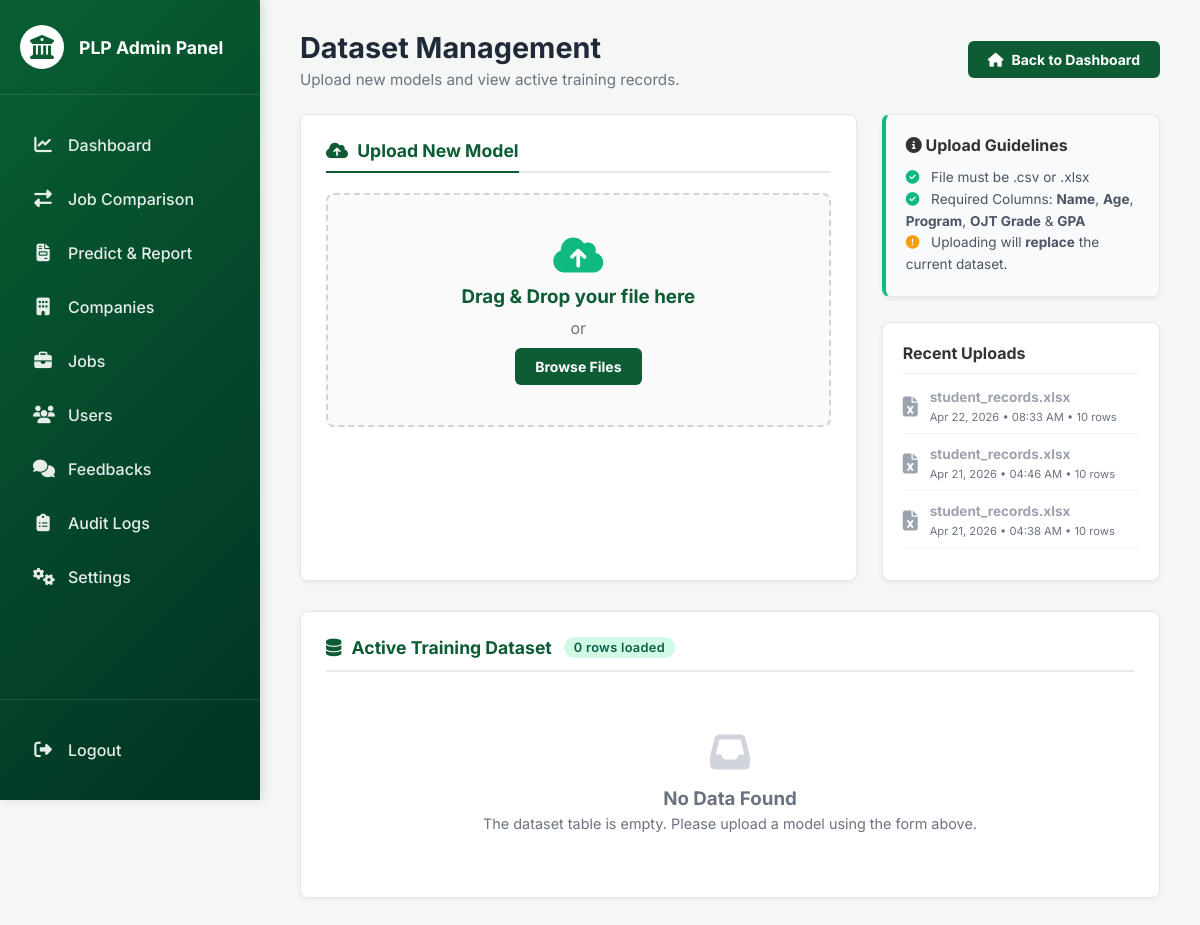
Page /admin/pages/view_dataset.php (signed in) on the committed database.
### tables this page shows
CREATE TABLE `upload_history` (
  `id` int(11) NOT NULL,
  `file_name` varchar(255) NOT NULL,
  `file_type` varchar(10) NOT NULL,
  `row_count` int(11) NOT NULL,
  `uploaded_at` datetime NOT NULL,
  `status` varchar(10) NOT NULL DEFAULT 'active'
);

### admin/pages/view_dataset.php (the view, shortened to what this page needs)
<?php
$host     = 'localhost';
$dbname   = 'plp_tracer';
$username = 'root';
$password = '';
$rows          = [];
$totalRows     = 0;
$recentUploads = [];
$errorMsg      = '';
try {
    $pdo = new PDO("mysql:host=$host;dbname=$dbname;charset=utf8mb4", $username, $password);
    $pdo->setAttribute(PDO::ATTR_ERRMODE, PDO::ERRMODE_EXCEPTION);
    try {
        $recentUploads = $pdo->query("SELECT * FROM upload_history ORDER BY uploaded_at DESC LIMIT 5")->fetchAll(PDO::FETCH_ASSOC);
    } catch (PDOException $e) {
    }
    $totalRows = $pdo->query("SELECT COUNT(*) FROM ai_training_dataset")->fetchColumn();
    $perPage     = 50;
    $currentPage = max(1, (int)($_GET['page'] ?? 1));
    $offset      = ($currentPage - 1) * $perPage;
    $stmt = $pdo->prepare("SELECT * FROM ai_training_dataset LIMIT :limit OFFSET :offset");
    $stmt->bindValue(':limit',  $perPage, PDO::PARAM_INT);
    $stmt->bindValue(':offset', $offset,  PDO::PARAM_INT);
    $stmt->execute();
    $rows = $stmt->fetchAll(PDO::FETCH_ASSOC);
} catch (PDOException $e) {
    $errorMsg = "Database Error: " . $e->getMessage();
}
?>
<!DOCTYPE html>
<html lang="en">
<head>
    <link rel="stylesheet" href="../../assets/css/admin-style.css?v=4">
    <link rel="stylesheet" href="https://cdnjs.cloudflare.com/ajax/libs/font-awesome/6.4.0/css/all.min.css">
</head>
<body>
    <?php include '../../includes/admin_sidebar.php'; ?>
    <main class="admin-main">
        <div class="page-title" style="display: flex; justify-content: space-between; align-items: center;">
            <div>
                <h1>Dataset Management</h1>
                <p>Upload new models and view active training records.</p>
            </div>
            <a href="dashboard.php" class="btn-upload" style="text-decoration: none; display: inline-flex; align-items: center;">
                <i class="fas fa-home" style="margin-right:8px;"></i> Back to Dashboard
            </a>
        </div>
        <div style="display:grid; grid-template-columns:2fr 1fr; gap:25px; margin-bottom: 30px;">
            <div class="admin-card" style="margin-bottom: 0;">
                <div style="border-bottom:2px solid #e5e7eb; padding-bottom:10px; margin-bottom:20px;">
                    <strong style="color:#0d5c34; border-bottom:2px solid #0d5c34; padding-bottom:10px; margin-bottom:-12px; font-size: 1.1rem;">
                        <i class="fas fa-cloud-upload-alt" style="margin-right:5px;"></i> Upload New Model
                    </strong>
                </div>
                <form action="../handlers/process_upload.php" method="POST" enctype="multipart/form-data" id="uploadForm">
                    <div class="drop-zone" id="dropZone">
                        <i class="fas fa-cloud-upload-alt"></i>
                        <h3 id="dropZoneText">Drag & Drop your file here</h3>
                        <p style="margin:10px 0; color:#6b7280;" id="dropZoneOr">or</p>
                        <button type="button" class="btn-upload" id="browseBtn" onclick="document.getElementById('fileInput').click();">Browse Files</button>
                    </div>
                </form>
            </div>
            <div>
                <div class="admin-card" style="background:#f8fafc; border-left:4px solid #10b981; padding: 20px;">
                    <h3 style="margin-bottom:12px; font-size:1rem;"><i class="fas fa-info-circle"></i> Upload Guidelines</h3>
                    <ul style="list-style:none; color:#4b5563; font-size:0.85rem; line-height:1.6;">
                        <li><i class="fas fa-check-circle" style="color:#10b981; margin-right:8px;"></i> File must be .csv or .xlsx</li>
                        <li><i class="fas fa-check-circle" style="color:#10b981; margin-right:8px;"></i> Required Columns: <strong>Name</strong>, <strong>Age</strong>, <strong>Program</strong>, <strong>OJT Grade</strong> & <strong>GPA</strong></li>
                        <li><i class="fas fa-exclamation-circle" style="color:#f59e0b; margin-right:8px;"></i> Uploading will <strong>replace</strong> the current dataset.</li>
                    </ul>
                </div>
                <div class="admin-card" style="padding: 20px; margin-bottom: 0;">
                    <h3 style="margin-bottom:15px; font-size:1rem; border-bottom: 1px solid #eee; padding-bottom: 10px;">Recent Uploads</h3>
                    <?php if (empty($recentUploads)): ?>
                        <p style="color:#9ca3af; font-size:0.85rem; text-align:center;">No uploads yet.</p>
                    <?php else: ?>
                        <?php foreach ($recentUploads as $upload):
                            $icon   = $upload['file_type'] === 'xlsx' ? 'fa-file-excel' : 'fa-file-csv';
                            $date   = date('M d, Y • h:i A', strtotime($upload['uploaded_at']));
                            $isActive = $upload['status'] === 'active';
                        ?>
                        <div style="display:flex; gap:12px; align-items:center; margin-bottom:12px; border-bottom:1px solid #f3f4f6; padding-bottom:8px;">
                            <i class="fas <?= $icon ?>" style="font-size:20px; color:<?= $isActive ? '#10b981' : '#9ca3af' ?>;"></i>
                            <div style="flex:1; overflow: hidden;">
                                <strong style="display:block; font-size:0.85rem; color:<?= $isActive ? '#111827' : '#9ca3af' ?>; white-space: nowrap; text-overflow: ellipsis; overflow: hidden;">
                                    <?= htmlspecialchars($upload['file_name']) ?>
                                </strong>
                                <span style="font-size:0.7rem; color:#6b7280;"><?= $date ?> &bull; <?= number_format($upload['row_count']) ?> rows</span>
                            </div>
                        </div>
                        <?php endforeach; ?>
                    <?php endif; ?>
                </div>
            </div>
        </div>
        <div class="admin-card">
            <div style="display:flex; justify-content:space-between; align-items:center; border-bottom:2px solid #e5e7eb; padding-bottom:12px; margin-bottom:20px; flex-wrap:wrap; gap:10px;">
                <div style="display:flex; align-items:center; gap:12px;">
                    <strong style="color:#0d5c34; font-size:1.1rem;"><i class="fas fa-database" style="margin-right:6px;"></i> Active Training Dataset</strong>
                    <span class="badge"><?= number_format($totalRows) ?> rows loaded</span>
                </div>
            </div>
            <?php if (empty($rows) && !$errorMsg): ?>
                <div style="text-align: center; padding: 40px 20px; color: #6b7280;">
                    <i class="fas fa-inbox" style="font-size: 40px; color: #d1d5db; margin-bottom: 15px;"></i>
                    <h3 style="margin-bottom: 5px;">No Data Found</h3>
                    <p style="font-size: 0.9rem;">The dataset table is empty. Please upload a model using the form above.</p>
                </div>
            <?php endif; ?>
        </div>
    </main>
</body>
</html>

### assets/css/admin-style.css (style rules this page uses)
* { margin: 0; padding: 0; box-sizing: border-box; font-family: 'Inter', sans-serif; }
body { background-color: #f4f7f6; color: #333; display: flex; }
.admin-main { margin-left: 260px; width: calc(100% - 260px); padding: 30px 40px; }
.page-title { margin-bottom: 25px; }
.page-title h1 { font-size: 1.8rem; color: #1f2937; margin-bottom: 5px; }
.page-title p { color: #6b7280; font-size: 0.95rem; }
.admin-card { background: white; border-radius: 10px; padding: 25px; box-shadow: 0 4px 6px rgba(0,0,0,0.03); border: 1px solid #e5e7eb; margin-bottom: 25px; }
.btn-upload { background-color: #0d5c34; color: white; border: none; padding: 10px 20px; border-radius: 6px; cursor: pointer; font-weight: 600; transition: 0.2s; }
.drop-zone { border: 2px dashed #10b981; border-radius: 10px; padding: 40px; text-align: center; background: #f0fdf4; color: #0d5c34; margin: 20px 0; cursor: pointer; }
.drop-zone i { font-size: 3rem; margin-bottom: 15px; }
.badge { padding: 4px 8px; border-radius: 4px; font-size: 0.7rem; font-weight: 600; color: white; display: inline-block; text-align: center; letter-spacing: 0.3px; }

### admin/pages/view_dataset.php (style rules this page uses)
.admin-card { background: white; padding: 25px; border-radius: 8px; box-shadow: 0 2px 5px rgba(0,0,0,0.05); margin-bottom: 25px; }
.drop-zone { border: 2px dashed #d1d5db; border-radius: 8px; padding: 40px; text-align: center; margin-bottom: 20px; transition: all 0.3s ease; background-color: #fafafa; }
.drop-zone i { font-size: 40px; color: #10b981; margin-bottom: 10px; }
.btn-upload { background: #0d5c34; color: white; border: none; padding: 10px 20px; border-radius: 6px; cursor: pointer; font-size: 14px; font-weight: bold; }
.badge { display: inline-block; background: #d1fae5; color: #065f46; padding: 3px 10px; border-radius: 999px; font-size: 0.8rem; font-weight: 600; }

### rows in the picture
upload_history: file_name "student_records.xlsx", uploaded_at "Apr 22, 2026 • 08:33 AM", row_count "10"
upload_history: file_name "student_records.xlsx", uploaded_at "Apr 21, 2026 • 04:46 AM", row_count "10"
upload_history: file_name "student_records.xlsx", uploaded_at "Apr 21, 2026 • 04:38 AM", row_count "10"

### other values in the picture
$totalRows "0"
